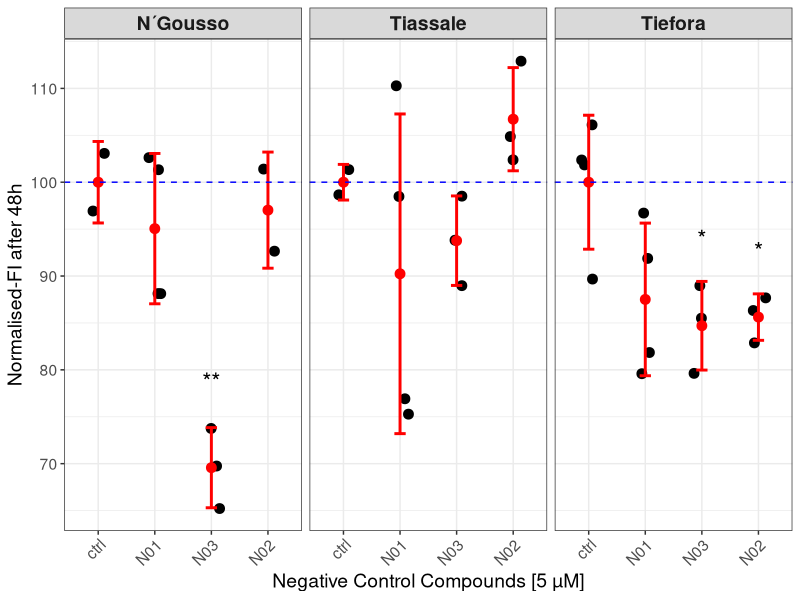

Recreate this plot in R.
# ==================================================
# Libraries
# ==================================================

library(dplyr)
library(ggplot2)
library(emmeans)
library(purrr)


# ==================================================
# Daten
# ==================================================

datasets <- list(
  
  Tiassale = list(
    vec_list = list(
      c95013967 = c(76.91441335, 98.47938494, 110.2783483, 75.27517769),
      c48344124 = c(88.97333245, 93.81784798, 98.51345681),
      c24530475 = c(104.8647063, 102.3850311, 112.9044063),
      ctrl = c(98.65731583, 101.3426842)
    ),
    neg_ctrl = c(-4.263400815, -1.942727706, -0.670711124, -0.309801658)
  ),
  
  
  Tiefora = list(
    vec_list = list(
      c95013967 = c(96.70916447, 91.8775875, 79.58772425, 81.84591017),
      c48344124 = c(88.9733095, 85.50291682, 79.6237925),
      c24530475 = c(86.32464559, 82.87150295, 87.67014804),
      ctrl = c(101.8418329, 106.1135679, 102.3687429, 89.67585623)
    ),
    neg_ctrl = c(0.642171622, -0.112125204, -0.907194831, -0.093306988)
  ),
  
  
  "N´Gousso" = list(
    vec_list = list(
      c95013967 = c(88.12204322, 102.6195854, 101.3302988, 88.13013014),
      c48344124 = c(69.74508864, 73.75273656, 65.21410128),
      c24530475 = c(101.3996153, 92.64840948),
      ctrl = c(103.0724531, 96.92754695)
    ),
    neg_ctrl = c(0.485793009, 0.074515218, -0.351781145, -0.823133221)
  )
  
)


# ==================================================
# Alle Daten zusammenführen
# ==================================================

all_data <- imap_dfr(
  datasets,
  function(dat, assay_name){
    
    bind_rows(
      lapply(names(dat$vec_list), function(comp){
        
        data.frame(
          Assay = assay_name,
          Compound = comp,
          Wert = dat$vec_list[[comp]]
        )
        
      })
    )
    
  }
)


# ==================================================
# Reihenfolge der Compounds
# ==================================================

all_data$Compound <- factor(
  all_data$Compound,
  levels = c(
    "ctrl",
    "c95013967",
    "c48344124",
    "c24530475"
  )
)


# ==================================================
# Mittelwerte und SD
# ==================================================

summary_df <- all_data %>%
  group_by(
    Assay,
    Compound
  ) %>%
  summarise(
    mean = mean(Wert),
    sd = sd(Wert),
    .groups = "drop"
  )


# ==================================================
# Kontrolllinien + Z'
# ==================================================

z_df <- imap_dfr(
  datasets,
  function(dat, assay_name){
    
    pos_ctrl <- dat$vec_list$ctrl
    neg_ctrl <- dat$neg_ctrl
    
    data.frame(
      Assay = assay_name,
      ctrl_mean = mean(pos_ctrl),
      z_prime =
        1 -
        (3 * (sd(pos_ctrl) + sd(neg_ctrl))) /
        abs(mean(pos_ctrl) - mean(neg_ctrl))
    )
    
  }
)


# ==================================================
# One-way ANOVA + Dunnett
# ==================================================

stats_df <- imap_dfr(
  datasets,
  function(dat, assay_name){
    
    df <- bind_rows(
      lapply(names(dat$vec_list), function(comp){
        
        data.frame(
          Compound = comp,
          Wert = dat$vec_list[[comp]]
        )
        
      })
    )
    
    
    anova_model <- aov(
      Wert ~ Compound,
      data = df
    )
    
    
    emm <- emmeans(
      anova_model,
      "Compound"
    )
    
    
    dunnett <- contrast(
      emm,
      method = "trt.vs.ctrl",
      ref = "ctrl",
      adjust = "dunnett"
    )
    
    
    result <- summary(dunnett) %>%
      as.data.frame() %>%
      mutate(
        
        Compound = sub(
          " - ctrl",
          "",
          contrast
        ),
        
        sig = case_when(
          p.value < 0.001 ~ "***",
          p.value < 0.01 ~ "**",
          p.value < 0.05 ~ "*",
          TRUE ~ NA_character_
        ),
        
        Assay = assay_name
        
      ) %>%
      filter(!is.na(sig))
    
    
    if(nrow(result) > 0){
      
      result <- result %>%
        left_join(
          
          all_data %>%
            group_by(
              Assay,
              Compound
            ) %>%
            summarise(
              y_pos = max(Wert) + 5,
              .groups = "drop"
            ),
          
          by = c(
            "Assay",
            "Compound"
          )
          
        )
      
    }
    
    
    return(result)
    
  }
)


# ==================================================
# Plot
# ==================================================

final_plot <- ggplot(
  all_data,
  aes(
    x = Compound,
    y = Wert
  )
) +
  
  
  geom_jitter(
    width = 0.15,
    size = 3
  ) +
  
  
  geom_errorbar(
    data = summary_df,
    
    aes(
      x = Compound,
      ymin = mean - sd,
      ymax = mean + sd
    ),
    
    inherit.aes = FALSE,
    
    width = 0.2,
    linewidth = 1,
    colour = "red"
  ) +
  
  
  geom_point(
    data = summary_df,
    
    aes(
      x = Compound,
      y = mean
    ),
    
    inherit.aes = FALSE,
    
    colour = "red",
    size = 3
  ) +
  
  
  geom_hline(
    data = z_df,
    
    aes(
      yintercept = ctrl_mean
    ),
    
    inherit.aes = FALSE,
    
    colour = "blue",
    linetype = "dashed"
  ) +
  
  
  geom_text(
    data = stats_df,
    
    aes(
      x = Compound,
      y = y_pos,
      label = sig
    ),
    
    inherit.aes = FALSE,
    
    size = 6
  ) +
  
  
  facet_wrap(
    ~Assay,
    nrow = 1
  ) +
  
  
  labs(
    x = "Negative Control Compounds [5 µM]",
    y = "Normalised-FI after 48h"
  ) +
  
  
  # Nur die Anzeige der x-Achse ändern
  scale_x_discrete(
    labels = c(
      "ctrl" = "ctrl",
      "c95013967" = "N01",
      "c48344124" = "N03",
      "c24530475" = "N02"
    )
  ) +
  
  
  theme_bw() +
  
  theme(
    
    text = element_text(size = 14),
    
    axis.text.x = element_text(
      angle = 45,
      hjust = 1
    ),
    
    strip.text = element_text(
      size = 14,
      face = "bold"
    )
    
  )


# ==================================================
# Plot anzeigen
# ==================================================

print(final_plot)
